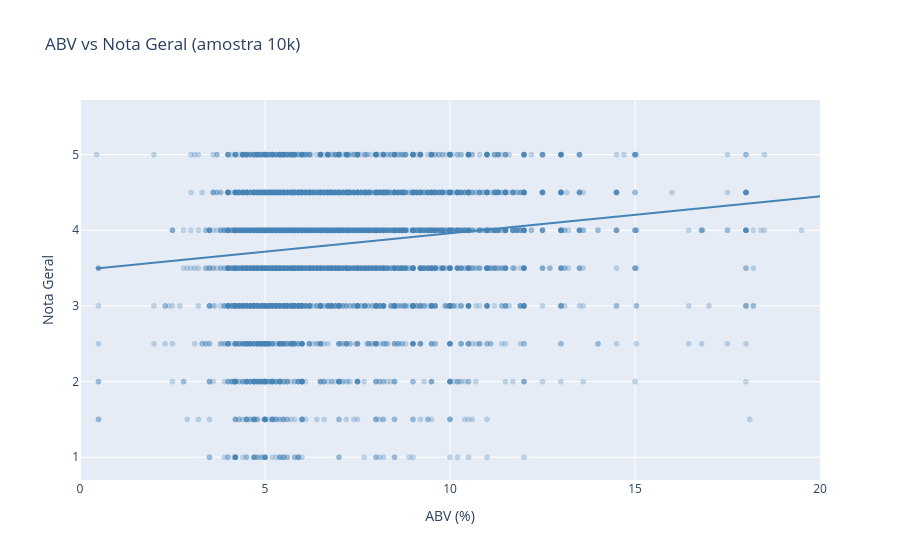

The notebook cell saved with this chart:
### Code cell
# Amostra pra não travar o plot
sample = df.dropna(subset=['beer_abv']).sample(10000, random_state=42)

fig = px.scatter(
    sample,
    x='beer_abv', y='review_overall',
    opacity=0.3,
    trendline='ols',
    title='ABV vs Nota Geral (amostra 10k)',
    labels={'beer_abv': 'ABV (%)', 'review_overall': 'Nota Geral'},
    color_discrete_sequence=['steelblue']
)
fig.update_layout(xaxis_range=[0, 20])
fig.show()

# Correlação numérica
corr = df[['beer_abv', 'review_overall']].corr().iloc[0, 1]
print(f"Correlação ABV x Nota Geral: {corr:.3f}")

### Figure 1 — Plotly figure (JSON) as saved in the notebook; plotly's stock layout.template omitted (floating-point values rounded to 4 significant figures; data arrays with more than 128 entries replaced by an {"elided": "..."} marker saying what was removed)
{"data": [{"hovertemplate": "ABV (%)=%{x}<br>Nota Geral=%{y}<extra></extra>", "legendgroup": "", "marker": {"color": "steelblue", "opacity": 0.3, "symbol": "circle"}, "mode": "markers", "name": "", "showlegend": false, "type": "scattergl", "x": {"elided": "10000 float values"}, "xaxis": "x", "y": {"elided": "10000 float values"}, "yaxis": "y"}, {"hovertemplate": "<b>OLS trendline</b><br>review_overall = 0.0487163 * beer_abv + 3.47374<br>R<sup>2</sup>=0.024074<br><br>ABV (%)=%{x}<br>Nota Geral=%{y} <b>(trend)</b><extra></extra>", "legendgroup": "", "marker": {"color": "steelblue", "symbol": "circle"}, "mode": "lines", "name": "", "showlegend": false, "type": "scattergl", "x": {"elided": "10000 float values"}, "xaxis": "x", "y": {"elided": "10000 float values"}, "yaxis": "y"}], "layout": {"legend": {"tracegroupgap": 0}, "title": {"text": "ABV vs Nota Geral (amostra 10k)"}, "xaxis": {"anchor": "y", "domain": [0, 1], "range": [0, 20], "title": {"text": "ABV (%)"}}, "yaxis": {"anchor": "x", "domain": [0, 1], "title": {"text": "Nota Geral"}}}}
